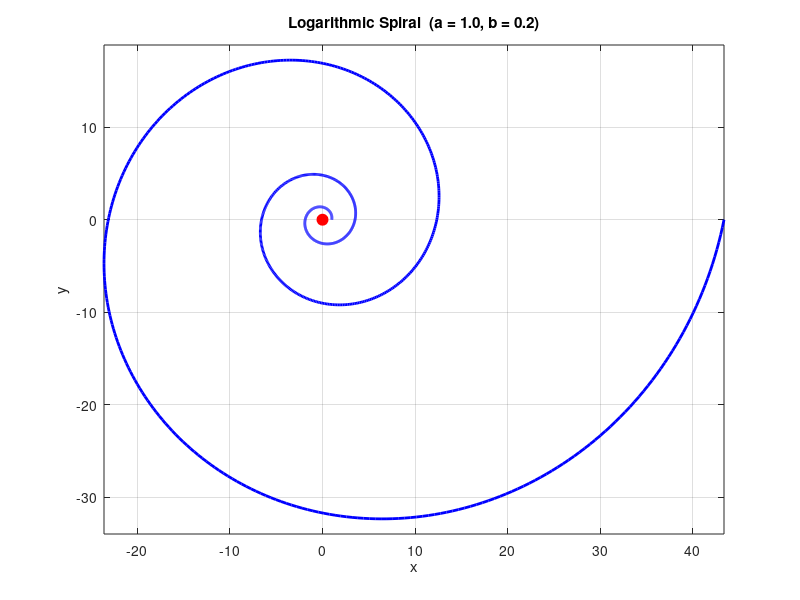

MATLAB code to generate this figure:
% Logarithmic Spiral Plot
% Polar form: r = a * exp(b * theta)

a = 1;      % scale factor
b = 0.2;    % growth rate (controls how tightly the spiral winds)

theta = linspace(0, 6*pi, 1000);
r = a * exp(b * theta);

% Convert polar to Cartesian coordinates
x = r .* cos(theta);
y = r .* sin(theta);

figure;
plot(x, y, 'b-', 'LineWidth', 2);
hold on;
plot(0, 0, 'ro', 'MarkerSize', 8, 'MarkerFaceColor', 'r');  % origin
hold off;

axis equal;
grid on;
title(sprintf('Logarithmic Spiral  (a = %.1f, b = %.1f)', a, b));
xlabel('x');
ylabel('y');
